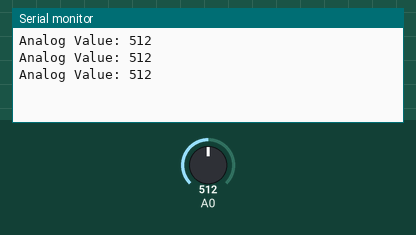
This sketch was run on a simulated Arduino Uno, built with avr-gcc and run on an emulated ATmega328P. On the bench: the last lines printed to the serial monitor. The test bench sets the inputs (shaded band); at power-on: A0 = 512.

Above: at 1.2 s.
1.3 s: A0 set to 716
At 1.79 s:
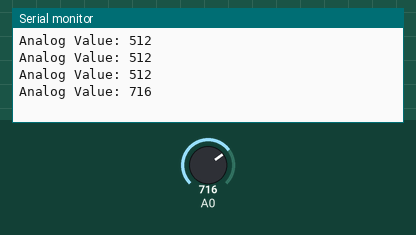
2.8 s: A0 set to 900
At 3.28 s:
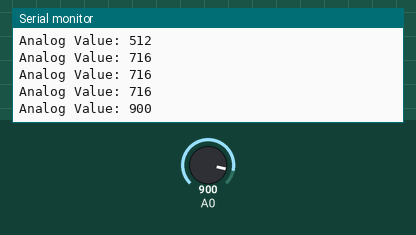
Timing chart, 0 to 5.8 s (numbered marks = the images above; inputs shaded):
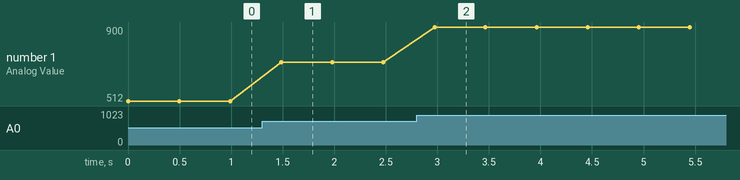

The sketch:

06_Queue.ino
```cpp
#include <Arduino_FreeRTOS.h>
#include <queue.h>

QueueHandle_t dataQueue;

void readAnalogTask(void *pvParameters);
void printTask(void *pvParameters);

void setup() {
  Serial.begin(9600);
  dataQueue = xQueueCreate(10, sizeof(int));

  if (dataQueue == NULL)
  {
    Serial.println("Error creating the queue");
    while (1);
  }

  xTaskCreate(readData, "ReadAnalog", 128, NULL, 1, NULL);
  xTaskCreate(printData, "PrintData", 128, NULL, 1, NULL);
}

void loop()
{

}

void readData(void *pvParameters)
{
  int sensorValue;

  while(1)
  {
    sensorValue = analogRead(A0);
    xQueueSend(dataQueue, &sensorValue, (TickType_t)10);
    vTaskDelay(pdMS_TO_TICKS(500));
  }
}

void printData(void *pvParameters)
{
  int receivedValue;
  while(1)
  {
    if (xQueueReceive(dataQueue, &receivedValue, portMAX_DELAY) == pdPASS)
    {
      Serial.print("Analog Value: ");
      Serial.println(receivedValue);
    }
  }
}
```

Measured:
- after the input at 1.3 s, the serial monitor: prints a new line after 0.19 s (image 1)
- after the input at 2.8 s, the serial monitor: prints a new line after 0.17 s (image 2)
- plotted number 1: 512 → 716 after the input at 1.3 s, 716 → 900 after the input at 2.8 s
